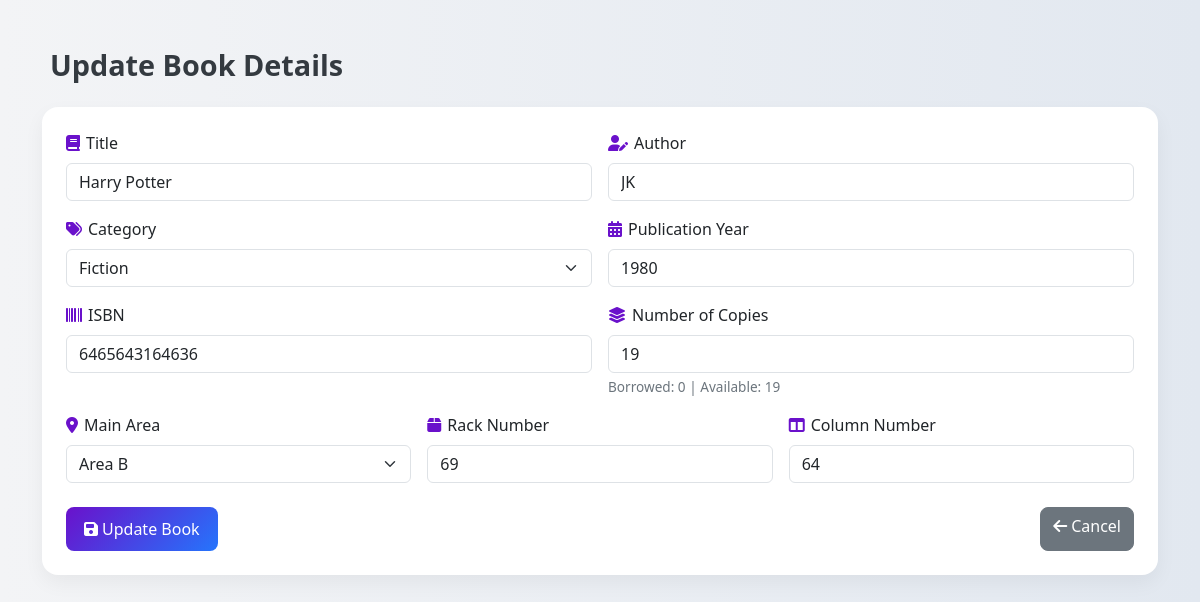
The page /update_book/2 (signed in) on the database its author committed.
### tables this page shows
CREATE TABLE books (
            id INTEGER PRIMARY KEY AUTOINCREMENT,
            title TEXT NOT NULL,
            author TEXT NOT NULL,
            category TEXT NOT NULL,
            publication_year INTEGER,
            isbn TEXT UNIQUE NOT NULL,
            added_by TEXT,
            main_area TEXT,
            rack_no TEXT,
            column_no TEXT,
            total_copies INTEGER DEFAULT 1,
            available_copies INTEGER DEFAULT 1
        );

### app.py (the view, shortened to what this page needs)
@app.route("/update_book/<int:book_id>", methods=["GET", "POST"])
def update_book_route(book_id):
    if "user_id" not in session or session.get("role") not in ["admin", "librarian"]:
        flash("Access Denied!", "danger")
        return redirect(url_for("home"))
    with get_db_connection() as conn:
        book = conn.execute("""
            SELECT b.*,
                   COUNT(bc.copy_id) as total_copies,
                   SUM(CASE WHEN bc.status = 'Available' THEN 1 ELSE 0 END) as available_copies
            FROM books b
            LEFT JOIN book_copies bc ON b.id = bc.book_id
            WHERE b.id = ?
            GROUP BY b.id
        """, (book_id,)).fetchone()
    if not book:
        flash("Book not found!", "danger")
        return redirect(url_for("admin_dashboard"))
    return render_template("update_book.html", book=book)

### app.py (called while the page is built)
def get_db_connection():
    conn = sqlite3.connect(DATABASE)
    conn.row_factory = sqlite3.Row
    return conn

### templates/update_book.html (shortened to what this page needs)
<!DOCTYPE html>
<html lang="en">
<head>
  <link rel="stylesheet" href="https://cdn.jsdelivr.net/npm/bootstrap@5.3.0/dist/css/bootstrap.min.css"/>
  <link rel="stylesheet" href="https://cdnjs.cloudflare.com/ajax/libs/font-awesome/6.4.0/css/all.min.css" />
</head>
<body class="container py-5">
  <h2 class="page-title mb-4">Update Book Details</h2>
  <div class="card p-4">
    <form method="POST">
      <div class="row g-3">
        <div class="col-md-6">
          <label for="title" class="form-label icon-label"><i class="fas fa-book"></i>Title</label>
          <input type="text" id="title" name="title" class="form-control" value="{{ book.title }}" required>
        </div>
        <div class="col-md-6">
          <label for="author" class="form-label icon-label"><i class="fas fa-user-pen"></i>Author</label>
          <input type="text" id="author" name="author" class="form-control" value="{{ book.author }}" required>
        </div>
        <div class="col-md-6">
          <label for="category" class="form-label icon-label"><i class="fas fa-tags"></i>Category</label>
          <select id="category" name="category" class="form-select" required>
            {% for option in ["Fiction", "Non-Fiction", "Science", "History", "Biography", "Children", "Mystery", "Fantasy", "Romance", "Others"] %}
              <option value="{{ option }}" {% if book.category == option %}selected{% endif %}>{{ option }}</option>
            {% endfor %}
          </select>
        </div>
        <div class="col-md-6">
          <label for="publication_year" class="form-label icon-label"><i class="fas fa-calendar-alt"></i>Publication Year</label>
          <input type="number" id="publication_year" name="publication_year" class="form-control" value="{{ book.publication_year }}" required>
        </div>
        <div class="col-md-6">
          <label for="isbn" class="form-label icon-label"><i class="fas fa-barcode"></i>ISBN</label>
          <input type="text" id="isbn" name="isbn" class="form-control" value="{{ book.isbn }}" required>
        </div>
        <div class="col-md-6">
          <label for="num_copies" class="form-label icon-label"><i class="fas fa-layer-group"></i>Number of Copies</label>
          <input type="number" id="num_copies" name="num_copies" class="form-control" min="1" value="{{ book.total_copies }}" required>
          <div class="form-text">
            Borrowed: {{ book.total_copies - book.available_copies }} | Available: {{ book.available_copies }}
          </div>
        </div>
        <div class="col-md-4">
          <label for="main_area" class="form-label icon-label"><i class="fas fa-location-dot"></i>Main Area</label>
          <select id="main_area" name="main_area" class="form-select" required>
            {% for area in ["Area A", "Area B", "Area C", "Area D", "Area E"] %}
              <option value="{{ area }}" {% if book.main_area == area %}selected{% endif %}>{{ area }}</option>
            {% endfor %}
          </select>
        </div>
        <div class="col-md-4">
          <label for="rack_no" class="form-label icon-label"><i class="fas fa-box"></i>Rack Number</label>
          <input type="text" id="rack_no" name="rack_no" class="form-control" value="{{ book.rack_no }}" required>
        </div>
        <div class="col-md-4">
          <label for="column_no" class="form-label icon-label"><i class="fas fa-columns"></i>Column Number</label>
          <input type="text" id="column_no" name="column_no" class="form-control" value="{{ book.column_no }}" required>
        </div>
      </div>
      <div class="d-flex justify-content-between mt-4">
        <button type="submit" class="btn btn-primary">
          <i class="fas fa-save me-1"></i>Update Book
        </button>
        {% if session.get('role') == 'admin' %}
          <a href="{{ url_for('admin_dashboard') }}" class="btn btn-secondary"><i class="fas fa-arrow-left me-1"></i>Cancel</a>
        {% elif session.get('role') == 'librarian' %}
          <a href="{{ url_for('librarian_dashboard') }}" class="btn btn-secondary"><i class="fas fa-arrow-left me-1"></i>Cancel</a>
        {% else %}
          <a href="{{ url_for('home') }}" class="btn btn-secondary"><i class="fas fa-arrow-left me-1"></i>Cancel</a>
        {% endif %}
      </div>
    </form>
  </div>
</body>
</html>

### templates/update_book.html (style rules this page uses)
body { background: linear-gradient(to right, #f3f4f6, #e2e8f0); font-family: 'Segoe UI', sans-serif; }
.form-label { font-weight: 500; }
.card { border: none; border-radius: 16px; box-shadow: 0 8px 20px rgba(0, 0, 0, 0.05); background-color: #fff; transition: all 0.3s ease; }
.btn-primary { background: linear-gradient(135deg, #6a11cb, #2575fc); border: none; padding: 10px 18px; font-weight: 500; border-radius: 8px; transition: background 0.3s ease; }
.btn-secondary { border-radius: 8px; }
.page-title { font-size: 1.8rem; font-weight: bold; color: #343a40; }
.form-text { font-size: 0.85rem; color: #6c757d; }
.icon-label i { margin-right: 6px; color: #6a11cb; }

### rows shown on the page
books: title "Harry Potter", author "JK", category "Fiction", publication_year "1980", isbn "6465643164636", main_area "Area B", rack_no "69", column_no "64"

### other values the page prints
{{ book.total_copies - book.available_copies }} "0"
{{ book.available_copies }} "19"
